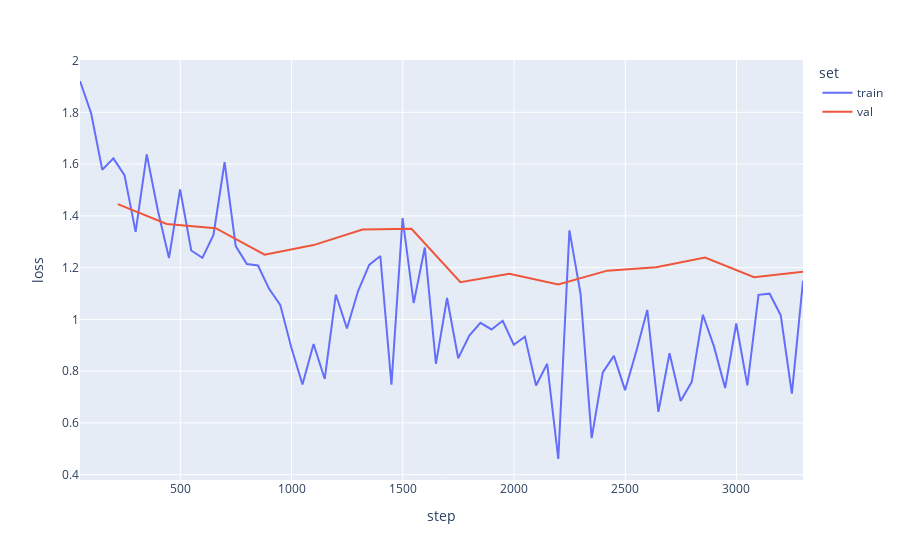

Notebook code cell kept with this figure:
### Code cell
# Visualize losses/metrics

log_dir = project_path + '/notebooks/logs/Baseline/test/'
log = pd.read_csv(os.path.join(log_dir, 'metrics.csv'))

train_log = log[['step', 'train_loss']].dropna().rename(columns={'train_loss': 'loss'})
train_log['set'] = 'train'
val_log = log[['step', 'val_loss']].dropna().rename(columns={'val_loss': 'loss'})
val_log['set'] = 'val'

log = train_log.append(val_log)
#log = train_log
log = log.sort_values(by=['step'])

fig = px.line(log, x='step', y='loss', color='set')
fig.show()

### Figure 1 — Plotly figure (JSON) as saved in the notebook; plotly's stock layout.template omitted (floating-point values rounded to 4 significant figures)
{"data": [{"hovertemplate": "set=train<br>step=%{x}<br>loss=%{y}<extra></extra>", "legendgroup": "train", "line": {"color": "#636efa", "dash": "solid"}, "mode": "lines", "name": "train", "orientation": "v", "showlegend": true, "type": "scatter", "x": [49, 99, 149, 199, 249, 299, 349, 399, 449, 499, 549, 599, 649, 699, 749, 799, 849, 899, 949, 999, 1049, 1099, 1149, 1199, 1249, 1299, 1349, 1399, 1449, 1499, 1549, 1599, 1649, 1699, 1749, 1799, 1849, 1899, 1949, 1999, 2049, 2099, 2149, 2199, 2249, 2299, 2349, 2399, 2449, 2499, 2549, 2599, 2649, 2699, 2749, 2799, 2849, 2899, 2949, 2999, 3049, 3099, 3149, 3199, 3249, 3299], "xaxis": "x", "y": [1.921, 1.797, 1.578, 1.622, 1.557, 1.338, 1.638, 1.421, 1.237, 1.503, 1.266, 1.238, 1.326, 1.608, 1.283, 1.214, 1.208, 1.118, 1.056, 0.8914, 0.7485, 0.9047, 0.7698, 1.096, 0.9647, 1.109, 1.21, 1.245, 0.748, 1.391, 1.063, 1.278, 0.8281, 1.083, 0.8499, 0.9379, 0.9868, 0.9612, 0.9944, 0.9022, 0.9333, 0.7449, 0.8284, 0.4606, 1.344, 1.099, 0.5412, 0.7955, 0.859, 0.7266, 0.8752, 1.036, 0.6431, 0.869, 0.6847, 0.7586, 1.018, 0.8947, 0.7345, 0.9843, 0.7449, 1.095, 1.099, 1.016, 0.7131, 1.149], "yaxis": "y"}, {"hovertemplate": "set=val<br>step=%{x}<br>loss=%{y}<extra></extra>", "legendgroup": "val", "line": {"color": "#EF553B", "dash": "solid"}, "mode": "lines", "name": "val", "orientation": "v", "showlegend": true, "type": "scatter", "x": [219, 439, 659, 879, 1099, 1319, 1539, 1759, 1979, 2199, 2419, 2639, 2859, 3079, 3299], "xaxis": "x", "y": [1.446, 1.369, 1.353, 1.25, 1.287, 1.347, 1.35, 1.144, 1.176, 1.135, 1.188, 1.202, 1.239, 1.163, 1.184], "yaxis": "y"}], "layout": {"legend": {"title": {"text": "set"}, "tracegroupgap": 0}, "margin": {"t": 60}, "xaxis": {"anchor": "y", "domain": [0, 1], "title": {"text": "step"}}, "yaxis": {"anchor": "x", "domain": [0, 1], "title": {"text": "loss"}}}}
